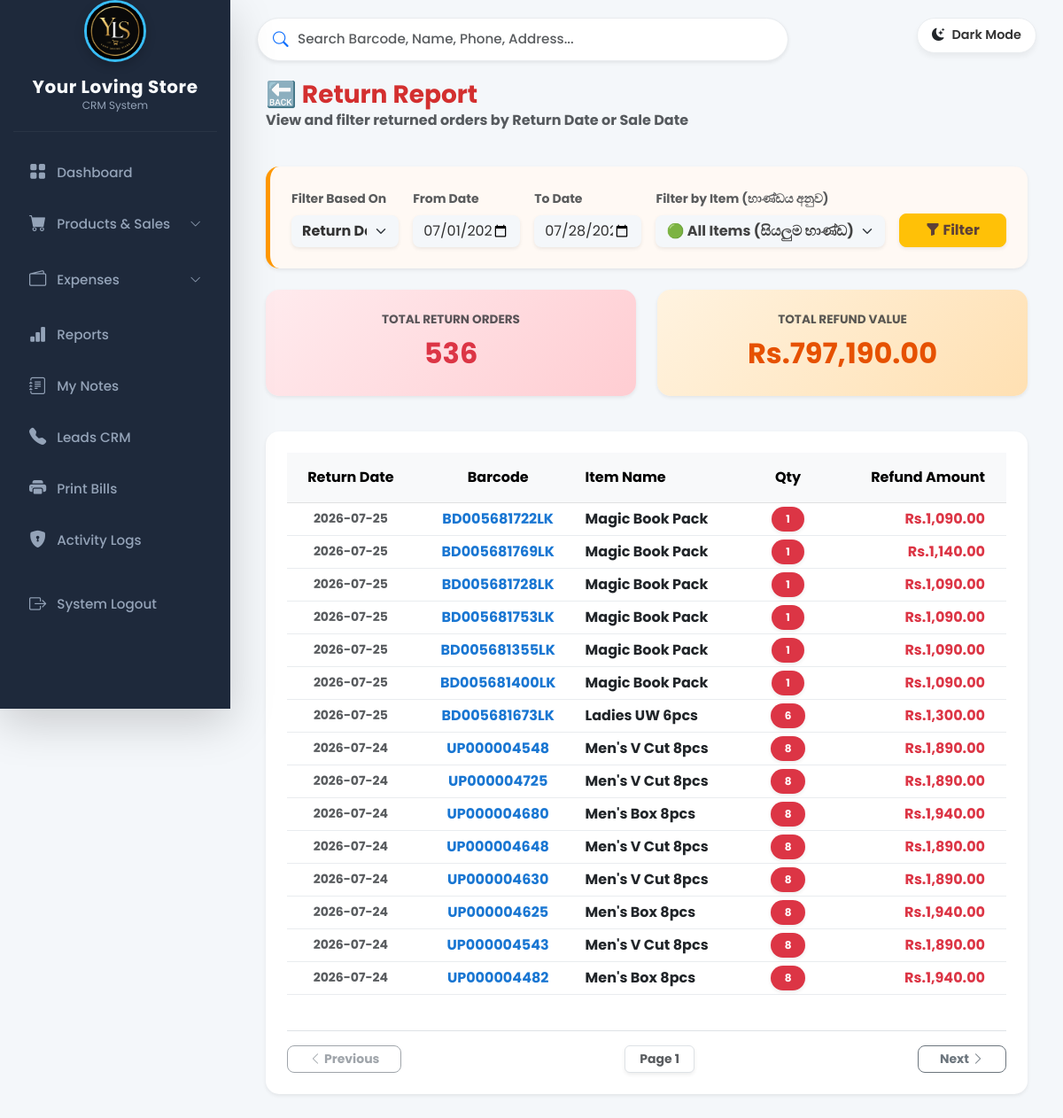
The app's page /reports/returns (signed in), older data.
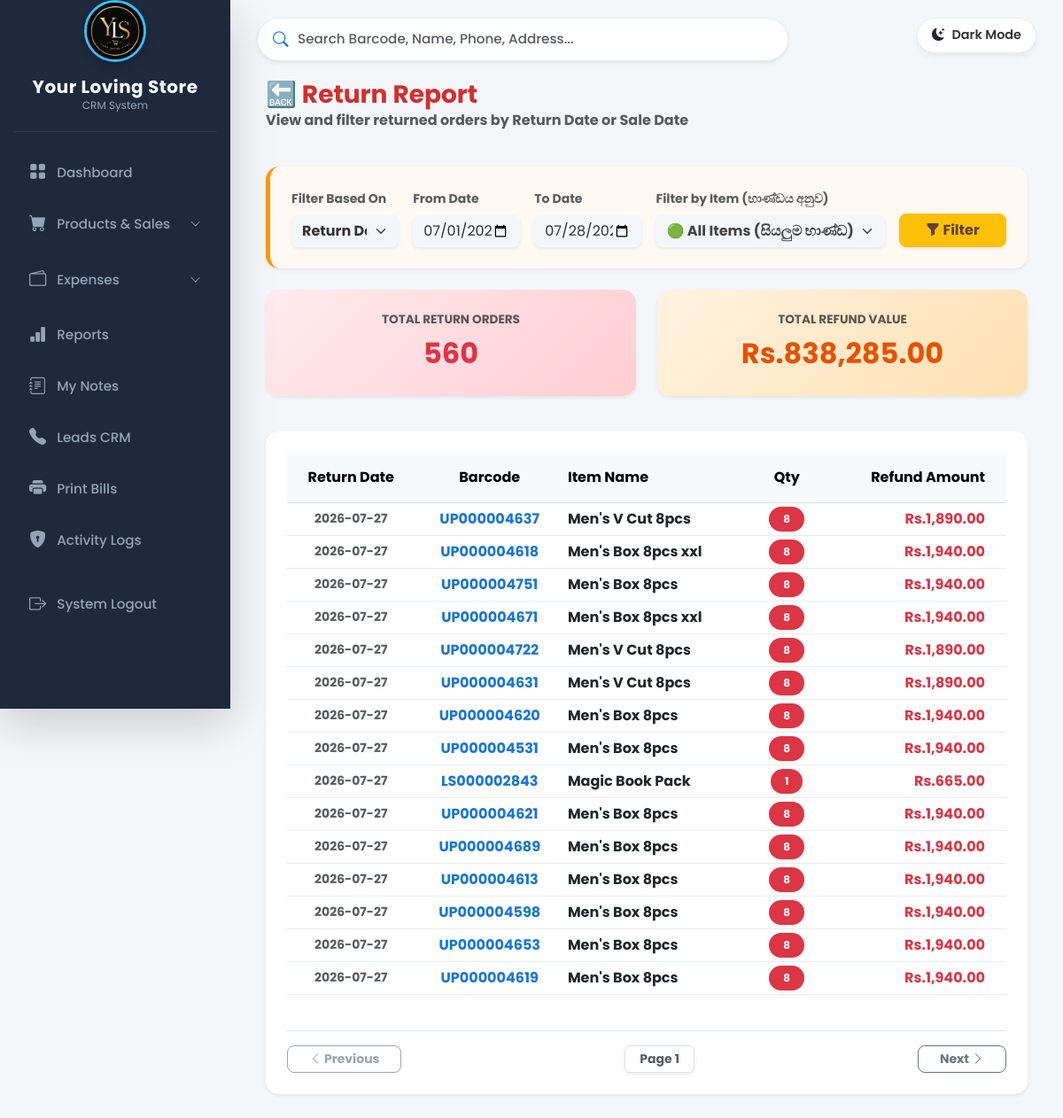
The same page, newer data.
### tables this page shows
CREATE TABLE returns (id INTEGER PRIMARY KEY AUTOINCREMENT, item_id INTEGER, qty INTEGER NOT NULL, return_amount REAL NOT NULL, cost_at_return REAL NOT NULL, return_date DATE NOT NULL, barcode TEXT, FOREIGN KEY(item_id) REFERENCES items(id));

CREATE TABLE items (id INTEGER PRIMARY KEY AUTOINCREMENT, item_name TEXT NOT NULL);

### app.py (the view)
@app.route('/reports/returns', methods=['GET', 'POST'])
def reports_returns():
    if 'username' not in session: return redirect(url_for('login'))
    start_date = request.args.get('start_date', date.today().replace(day=1).strftime('%Y-%m-%d'))
    end_date = request.args.get('end_date', date.today().strftime('%Y-%m-%d'))
    selected_item = request.args.get('item_id', 'all')
    filter_type = request.args.get('filter_type', 'return_date') # අලුතින් එක් කළ Filter Type එක
    page = int(request.args.get('page', 1))
    offset = (page - 1) * 15
    conn = sqlite3.connect('/var/data/database.db')
    cursor = conn.cursor()
    cursor.execute("SELECT id, item_name FROM items ORDER BY item_name ASC")
    items_list = cursor.fetchall()
    if filter_type == 'sale_date':
        query_returns = "SELECT r.id, i.item_name, r.qty, r.return_amount, r.return_date, r.barcode, s.sale_date FROM returns r JOIN items i ON r.item_id = i.id JOIN sales s ON r.barcode = s.barcode WHERE s.sale_date BETWEEN ? AND ?"
        query_total = "SELECT COUNT(r.id), SUM(r.return_amount) FROM returns r JOIN sales s ON r.barcode = s.barcode WHERE s.sale_date BETWEEN ? AND ?"
    else:
        query_returns = "SELECT r.id, i.item_name, r.qty, r.return_amount, r.return_date, r.barcode FROM returns r JOIN items i ON r.item_id = i.id WHERE r.return_date BETWEEN ? AND ?"
        query_total = "SELECT COUNT(r.id), SUM(r.return_amount) FROM returns r WHERE r.return_date BETWEEN ? AND ?"
    params = [start_date, end_date]
    if selected_item != 'all':
        query_returns += " AND r.item_id = ?"
        query_total += " AND r.item_id = ?"
        params.append(selected_item)
    if filter_type == 'sale_date':
        query_returns += " ORDER BY s.sale_date DESC, r.id DESC LIMIT 15 OFFSET ?"
    else:
        query_returns += " ORDER BY r.return_date DESC, r.id DESC LIMIT 15 OFFSET ?"
    params_returns = params + [offset]
    cursor.execute(query_returns, params_returns)
    returns = cursor.fetchall()
    cursor.execute(query_total, params)
    total_data = cursor.fetchone()
    total_orders = total_data[0] if total_data and total_data[0] else 0
    total_amount = total_data[1] if total_data and total_data[1] else 0.0
    conn.close()
    return render_template('reports_returns.html', returns=returns, start_date=start_date, end_date=end_date,
                           items_list=items_list, selected_item=selected_item, page=page,
                           total_orders=total_orders, total_amount=total_amount, filter_type=filter_type)

### app.py (called while the page is built)
@app.before_request
def make_session_permanent():
    session.permanent = True
    session.modified = True

@app.template_filter('format_currency')
def format_currency(value):
    try: return f"Rs.{float(value):,.2f}"
    except: return value

### templates/reports_returns.html (shortened to what the changed rows need)
{% extends 'base.html' %}
{% block content %}
<div class="row mb-4">
    <div class="col-md-6 mb-3">
        <div class="card p-4 shadow-sm border-0 h-100 text-center" style="background: linear-gradient(135deg, #ffebee 0%, #ffcdd2 100%); border-radius: 15px;">
            <div class="text-muted fw-bold text-uppercase mb-1" style="font-size: 0.85rem;">Total Return Orders</div>
            <div class="fs-2 fw-bolder text-danger">{{ total_orders }}</div>
        </div>
    </div>
    <div class="col-md-6 mb-3">
        <div class="card p-4 shadow-sm border-0 h-100 text-center" style="background: linear-gradient(135deg, #fff3e0 0%, #ffe0b2 100%); border-radius: 15px;">
            <div class="text-muted fw-bold text-uppercase mb-1" style="font-size: 0.85rem;">Total Refund Value</div>
            <div class="fs-2 fw-bolder" style="color: #e65100;">{{ total_amount | format_currency }}</div>
        </div>
    </div>
</div>
<div class="card p-4 shadow-sm border-0" style="border-radius: 15px;">
    <div class="table-responsive">
        <table class="table table-hover table-sm align-middle text-center">
            <thead class="table-light">
                <tr>
                    <th class="py-3">Return Date</th>
                    <th class="py-3">Barcode</th>
                    <th class="text-start py-3">Item Name</th>
                    <th class="py-3">Qty</th>
                    <th class="py-3 text-end pe-4">Refund Amount</th>
                </tr>
            </thead>
            <tbody>
                {% for ret in returns %}
                <tr>
                    <td class="small text-muted fw-bold">{{ ret[4] }}</td>
                    <td class="fw-bold" style="color: #1976d2;">{{ ret[5] }}</td>
                    <td class="fw-bold text-start text-dark">{{ ret[1] }}</td>
                    <td><span class="badge bg-danger rounded-pill px-3 py-2 shadow-sm">{{ ret[2] }}</span></td>
                    <td class="fw-bold text-end pe-4 text-danger">{{ ret[3] | format_currency }}</td>
                </tr>
                {% endfor %}
            </tbody>
        </table>
    </div>
</div>
{% endblock %}

Row changes from the older to the newer data that the page shows:
no longer on this page (row unchanged): returns: return_date "2026-07-25", barcode "BD005681722LK", item_name "Magic Book Pack", qty "1", return_amount "Rs.1,090.00"
no longer on this page (row unchanged): returns: return_date "2026-07-25", barcode "BD005681769LK", item_name "Magic Book Pack", qty "1", return_amount "Rs.1,140.00"
no longer on this page (row unchanged): returns: return_date "2026-07-25", barcode "BD005681728LK", item_name "Magic Book Pack", qty "1", return_amount "Rs.1,090.00"
no longer on this page (row unchanged): returns: return_date "2026-07-25", barcode "BD005681753LK", item_name "Magic Book Pack", qty "1", return_amount "Rs.1,090.00"
no longer on this page (row unchanged): returns: return_date "2026-07-25", barcode "BD005681355LK", item_name "Magic Book Pack", qty "1", return_amount "Rs.1,090.00"
no longer on this page (row unchanged): returns: return_date "2026-07-25", barcode "BD005681400LK", item_name "Magic Book Pack", qty "1", return_amount "Rs.1,090.00"
no longer on this page (row unchanged): returns: return_date "2026-07-25", barcode "BD005681673LK", item_name "Ladies UW 6pcs", qty "6", return_amount "Rs.1,300.00"
no longer on this page (row unchanged): returns: return_date "2026-07-24", barcode "UP000004548", item_name "Men's V Cut 8pcs", qty "8", return_amount "Rs.1,890.00"
no longer on this page (row unchanged): returns: return_date "2026-07-24", barcode "UP000004725", item_name "Men's V Cut 8pcs", qty "8", return_amount "Rs.1,890.00"
no longer on this page (row unchanged): returns: return_date "2026-07-24", barcode "UP000004680", item_name "Men's Box 8pcs", qty "8", return_amount "Rs.1,940.00"
no longer on this page (row unchanged): returns: return_date "2026-07-24", barcode "UP000004648", item_name "Men's V Cut 8pcs", qty "8", return_amount "Rs.1,890.00"
no longer on this page (row unchanged): returns: return_date "2026-07-24", barcode "UP000004630", item_name "Men's V Cut 8pcs", qty "8", return_amount "Rs.1,890.00"
no longer on this page (row unchanged): returns: return_date "2026-07-24", barcode "UP000004625", item_name "Men's Box 8pcs", qty "8", return_amount "Rs.1,940.00"
no longer on this page (row unchanged): returns: return_date "2026-07-24", barcode "UP000004543", item_name "Men's V Cut 8pcs", qty "8", return_amount "Rs.1,890.00"
no longer on this page (row unchanged): returns: return_date "2026-07-24", barcode "UP000004482", item_name "Men's Box 8pcs", qty "8", return_amount "Rs.1,940.00"
added returns: return_date "2026-07-27", barcode "UP000004637", item_name "Men's V Cut 8pcs", qty "8", return_amount "Rs.1,890.00"
added returns: return_date "2026-07-27", barcode "UP000004618", item_name "Men's Box 8pcs xxl", qty "8", return_amount "Rs.1,940.00"
added returns: return_date "2026-07-27", barcode "UP000004751", item_name "Men's Box 8pcs", qty "8", return_amount "Rs.1,940.00"
added returns: return_date "2026-07-27", barcode "UP000004671", item_name "Men's Box 8pcs xxl", qty "8", return_amount "Rs.1,940.00"
added returns: return_date "2026-07-27", barcode "UP000004722", item_name "Men's V Cut 8pcs", qty "8", return_amount "Rs.1,890.00"
added returns: return_date "2026-07-27", barcode "UP000004631", item_name "Men's V Cut 8pcs", qty "8", return_amount "Rs.1,890.00"
added returns: return_date "2026-07-27", barcode "UP000004620", item_name "Men's Box 8pcs", qty "8", return_amount "Rs.1,940.00"
added returns: return_date "2026-07-27", barcode "UP000004531", item_name "Men's Box 8pcs", qty "8", return_amount "Rs.1,940.00"
added returns: return_date "2026-07-27", barcode "LS000002843", item_name "Magic Book Pack", qty "1", return_amount "Rs.665.00"
added returns: return_date "2026-07-27", barcode "UP000004621", item_name "Men's Box 8pcs", qty "8", return_amount "Rs.1,940.00"
added returns: return_date "2026-07-27", barcode "UP000004689", item_name "Men's Box 8pcs", qty "8", return_amount "Rs.1,940.00"
added returns: return_date "2026-07-27", barcode "UP000004613", item_name "Men's Box 8pcs", qty "8", return_amount "Rs.1,940.00"
added returns: return_date "2026-07-27", barcode "UP000004598", item_name "Men's Box 8pcs", qty "8", return_amount "Rs.1,940.00"
added returns: return_date "2026-07-27", barcode "UP000004653", item_name "Men's Box 8pcs", qty "8", return_amount "Rs.1,940.00"
added returns: return_date "2026-07-27", barcode "UP000004619", item_name "Men's Box 8pcs", qty "8", return_amount "Rs.1,940.00"
Text that changed along with them:
{{ total_orders }}: "536" → "560"
{{ total_amount | format_currency }}: "Rs.797,190.00" → "Rs.838,285.00"
